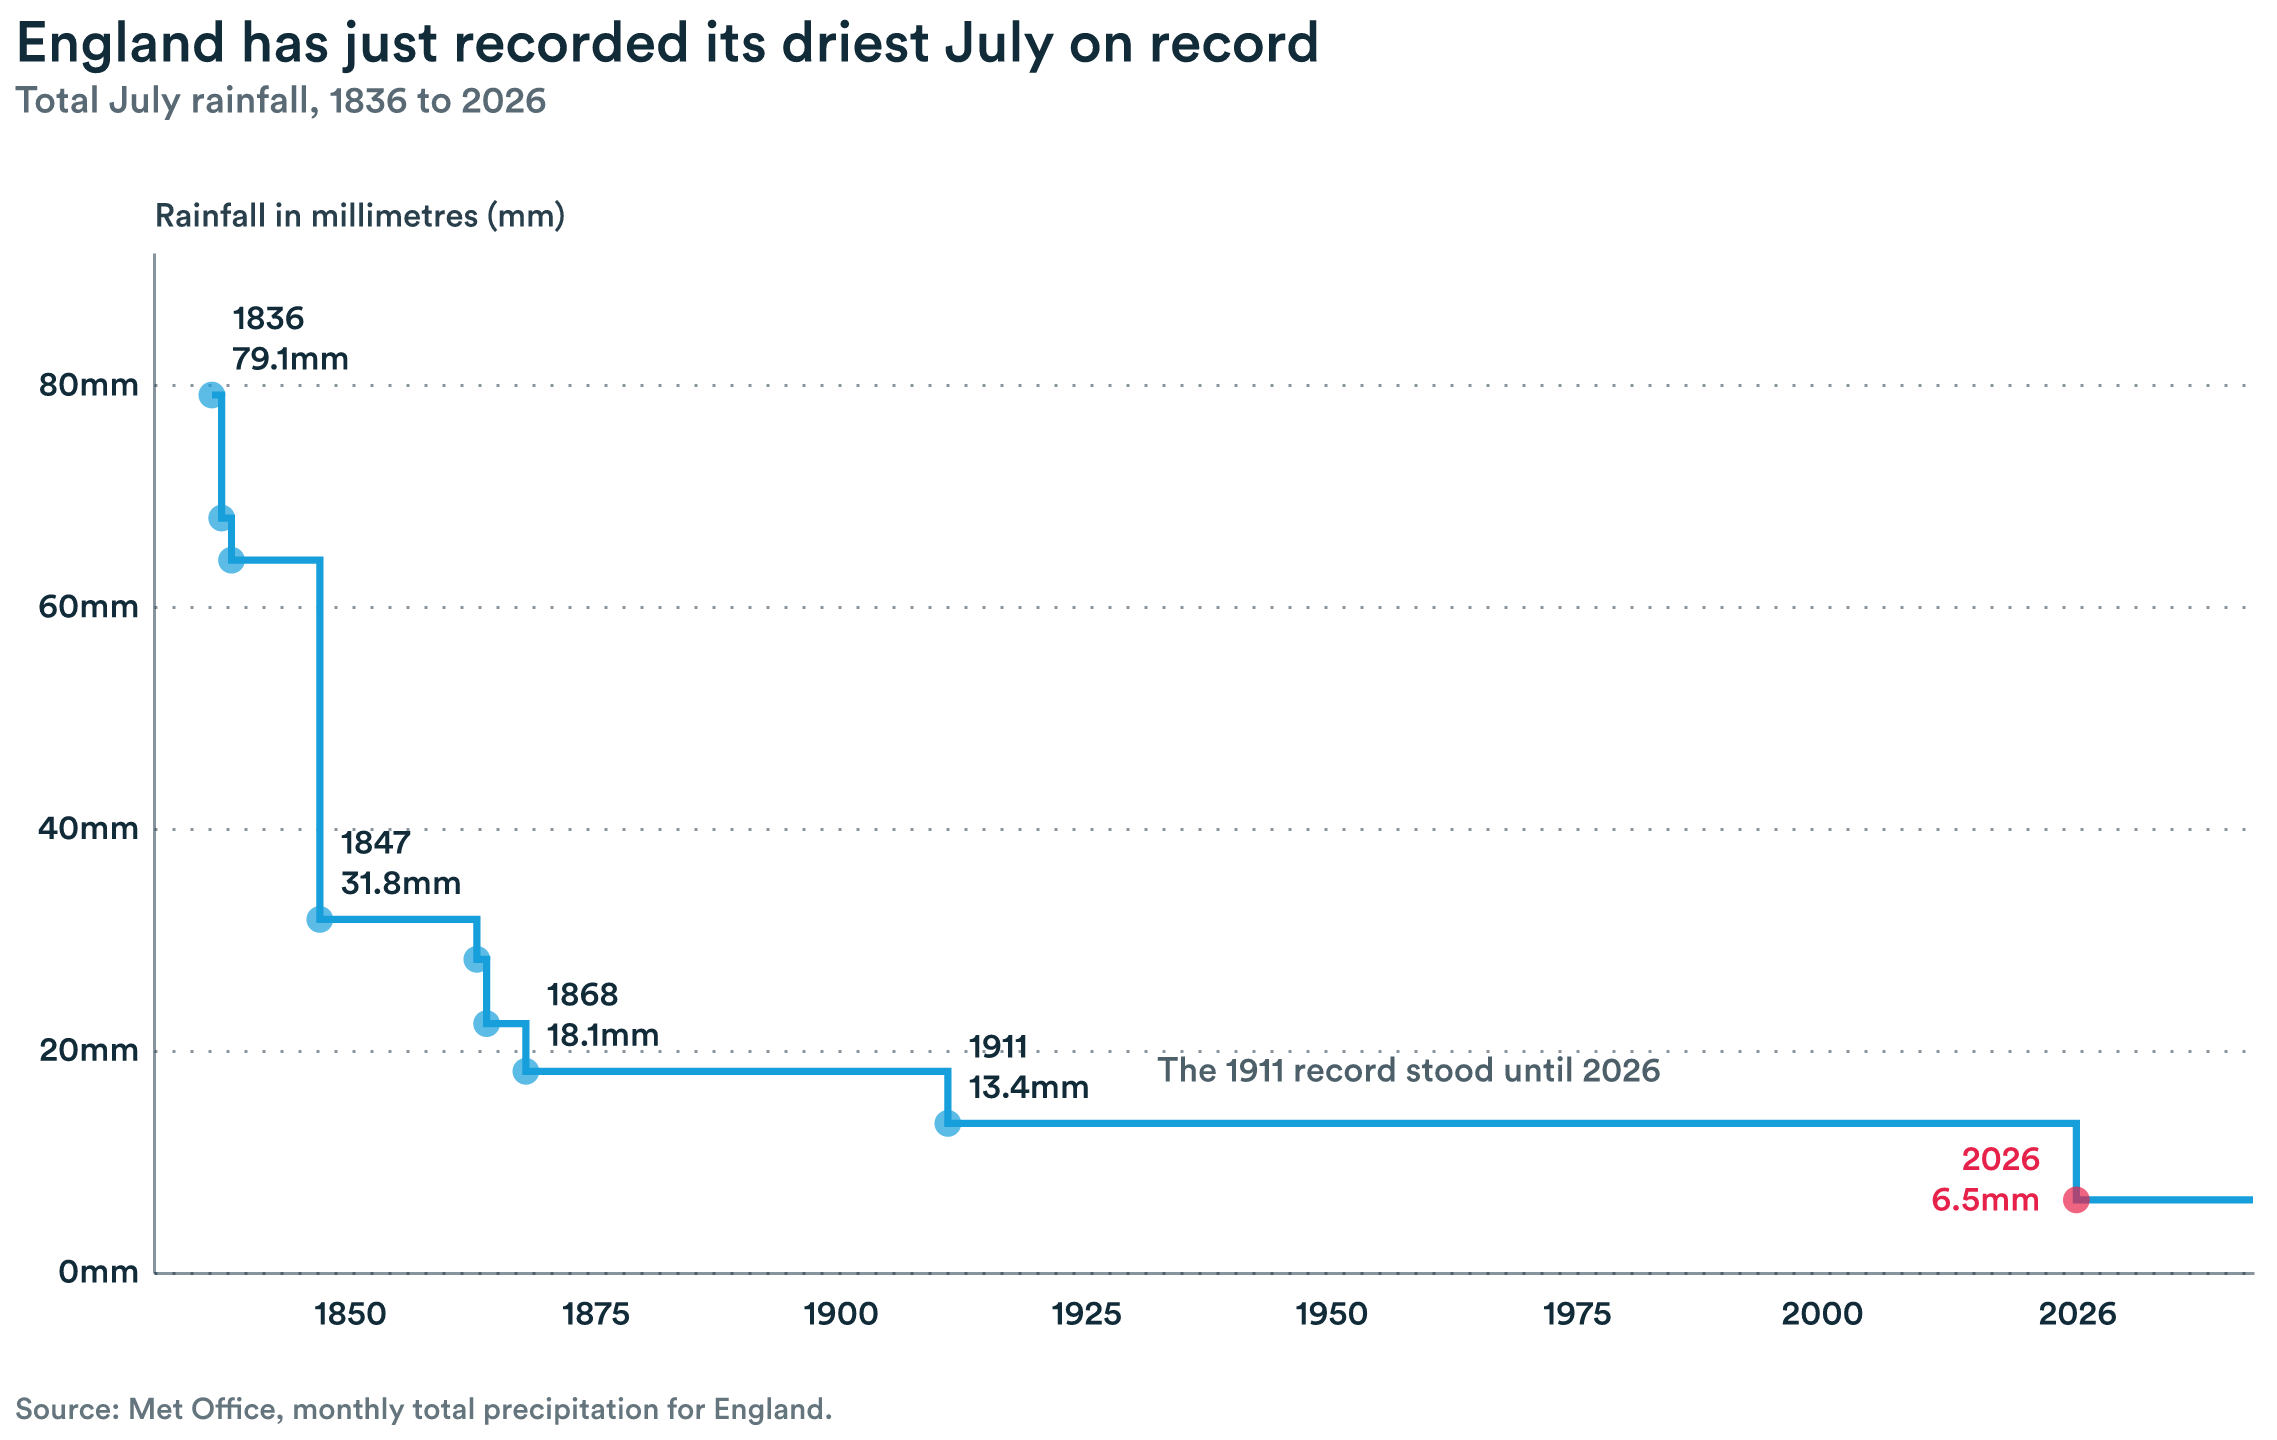

Write the Python code that produced this figure.
"""COTD variant - every July that set a new low for England, 1836 to 2026.

A record-progression staircase. Each point is a July value read off the Met Office
file that was lower than every July before it in the series. No value is calculated;
the selection is a comparison of published observations. England, not the UK.
"""
import os
import json
import altair as alt
import pandas as pd
import eco_style  # noqa: F401  - registers 'report', sets Circular Std

try:
    HERE = os.path.dirname(os.path.abspath(__file__))
except NameError:
    HERE = os.getcwd()

alt.theme.enable("report")
pal = eco_style.pallete

# Fixed-width is required: whitespace parsing shifts the incomplete 2026 row and
# reports win/spr as aug/sep.
COLS = ["year", "jan", "feb", "mar", "apr", "may", "jun", "jul", "aug", "sep", "oct", "nov", "dec", "win", "spr", "sum", "aut", "ann"]
SPECS = [(0, 4)] + [(4 + 7 * i, 11 + 7 * i) for i in range(12)] + \
        [(88 + 8 * i, 96 + 8 * i) for i in range(5)]
RAW = pd.read_fwf(os.path.join(HERE, "Rainfall_England.txt"), colspecs=SPECS,
                  skiprows=6, names=COLS, na_values=["---"])


def save(chart, stem):
    p = os.path.join(HERE, stem)
    chart.save(f"{p}.png", scale_factor=3)
    chart.save(f"{p}.svg")
    with open(f"{p}.json", "w") as fh:
        json.dump(chart.to_dict(), fh, indent=2)
    print("wrote", stem + ".{png,svg,json}")

j = RAW[["year", "jul"]].dropna().sort_values("year")
best, keep = float("inf"), []
for _, r in j.iterrows():
    if r.jul < best:
        best = r.jul
        keep.append({"year": int(r.year), "jul": float(r.jul)})
rec = pd.DataFrame(keep)
rec["is_last"] = rec.year == rec.year.max()
rec["show"] = rec.year.isin([1836, 1847, 1868, 1911, 2026])
rec["lab"] = rec.apply(lambda r: f"{r.year}|{r.jul:.1f}mm", axis=1)

# The staircase has to reach the right-hand edge, so repeat the standing record.
tail = rec.tail(1).assign(year=2044)
path = pd.concat([rec, tail], ignore_index=True)

W, H = 700, 340
xs = alt.Scale(domain=[1830, 2044], nice=False)
ys = alt.Scale(domain=[0, 92], nice=False)

# A final tick at 2025 sits a pixel left of the 2026 mark and reads as though the
# record fell in 2025, so the record year carries the last tick. Styling stays
# uniform across the axis; the theme supplies the label colour.
TICKS = [1850, 1875, 1900, 1925, 1950, 1975, 2000, 2026]

x = alt.X("year:Q", title=None, scale=xs,
          axis=alt.Axis(format="d", labelFontSize=11.5, labelPadding=8,
                        values=TICKS))
# The theme sets axisY title to None, so the title has to be passed inside
# alt.Axis to override it. Unit lives in the title, so labels stay plain.
YTITLE = "Rainfall in millimetres (mm)"

y = alt.Y("jul:Q", scale=ys,
          axis=alt.Axis(title=YTITLE, values=[0, 20, 40, 60, 80],
                        labelFontSize=11.5, labelExpr="datum.label + 'mm'"))

step = alt.Chart(path).mark_line(
    interpolate="step-after", strokeWidth=2.4, color=pal["nominal_1"],
).encode(x=x, y=y)

dots = alt.Chart(rec[~rec.is_last]).mark_point(
    filled=True, size=80, color=pal["nominal_1"],
).encode(x=x, y=y)

dot_last = alt.Chart(rec[rec.is_last]).mark_point(
    filled=True, size=80, color=pal["nominal_2"],
).encode(x=x, y=y)

labs = alt.Chart(rec[rec.show & ~rec.is_last]).mark_text(
    align="left", dx=7, dy=-20, fontSize=11.5, fontWeight=500, lineBreak="|",
    color=pal["domain"], baseline="bottom",
).encode(x=x, y=y, text="lab:N")

lab_last = alt.Chart(rec[rec.is_last]).mark_text(
    align="right", dx=-12, dy=-8, fontSize=11.5, fontWeight=600, lineBreak="|",
    color=pal["nominal_2"], baseline="bottom",
).encode(x=x, y=y, text="lab:N")

plateau = alt.Chart(pd.DataFrame({"year": [1958], "jul": [13.4]})).mark_text(
    align="center", dy=-12, fontSize=11.5, fontWeight=500,
    color=pal["domain"], opacity=0.75, baseline="bottom",
).encode(x=x, y=y, text=alt.value("The 1911 record stood until 2026"))

note = alt.Chart(pd.DataFrame({"_": [0]})).mark_text(
    align="left", dx=-46, dy=46, fontSize=10, lineBreak="|",
    color=pal["domain"], opacity=0.65,
).encode(x=alt.value(0), y=alt.value(H), text=alt.value(
    "Source: Met Office, monthly total precipitation for England."))

chart = alt.layer(step, dots, dot_last, labs, lab_last, plateau, note).properties(
    width=W, height=H,
    title=alt.TitleParams(
        "England has just recorded its driest July on record",
        subtitle=["Total July rainfall, 1836 to 2026"],
        anchor="start", fontSize=19, fontWeight=600, color=pal["domain"],
        subtitleFontSize=12.5, subtitleColor="rgba(18, 43, 57, 0.7)", offset=20, dy=-6),
).configure_view(stroke=None, strokeWidth=0)

save(chart, "chart_july_records")
